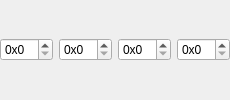
                 <widget class="QWidget" name="page_DefaultBorderSize">
                  <layout class="QHBoxLayout" name="horizontalLayout_5">
                   <property name="leftMargin">
                    <number>0</number>
                   </property>
                   <property name="topMargin">
                    <number>0</number>
                   </property>
                   <property name="rightMargin">
                    <number>0</number>
                   </property>
                   <property name="bottomMargin">
                    <number>0</number>
                   </property>
                   <item>
                    <widget class="NoScrollSpinBox" name="spinBox_BorderMetatile1">
                     <property name="toolTip">
                      <string>The default metatile value that will be used for the top-left border metatile on new maps.</string>
                     </property>
                     <property name="prefix">
                      <string>0x</string>
                     </property>
                     <property name="displayIntegerBase">
                      <number>16</number>
                     </property>
                    </widget>
                   </item>
                   <item>
                    <widget class="NoScrollSpinBox" name="spinBox_BorderMetatile2">
                     <property name="toolTip">
                      <string>The default metatile value that will be used for the top-right border metatile on new maps.</string>
                     </property>
                     <property name="prefix">
                      <string>0x</string>
                     </property>
                     <property name="displayIntegerBase">
                      <number>16</number>
                     </property>
                    </widget>
                   </item>
                   <item>
                    <widget class="NoScrollSpinBox" name="spinBox_BorderMetatile3">
                     <property name="toolTip">
                      <string>The default metatile value that will be used for the bottom-left border metatile on new maps.</string>
                     </property>
                     <property name="prefix">
                      <string>0x</string>
                     </property>
                     <property name="displayIntegerBase">
                      <number>16</number>
                     </property>
                    </widget>
                   </item>
                   <item>
                    <widget class="NoScrollSpinBox" name="spinBox_BorderMetatile4">
                     <property name="toolTip">
                      <string>The default metatile value that will be used for the bottom-right border metatile on new maps.</string>
                     </property>
                     <property name="prefix">
                      <string>0x</string>
                     </property>
                     <property name="displayIntegerBase">
                      <number>16</number>
                     </property>
                    </widget>
                   </item>
                  </layout>
                 </widget>
